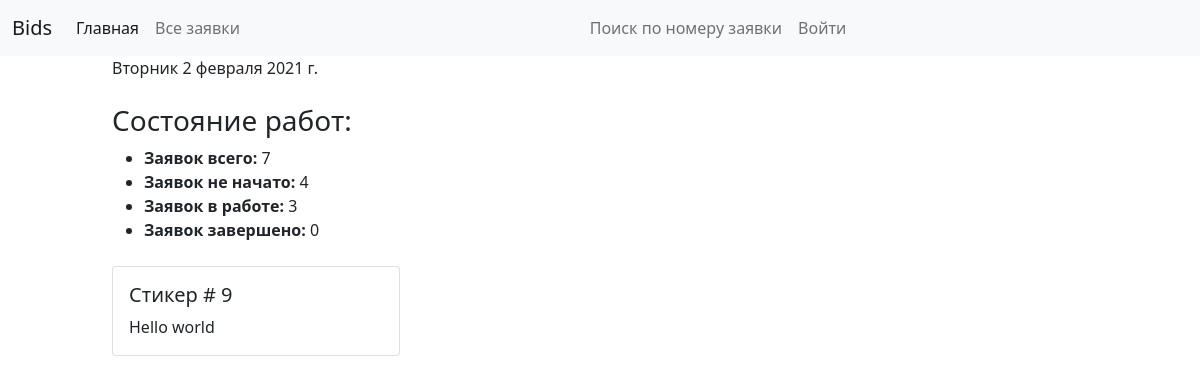
Before: /system/ with the older database file.
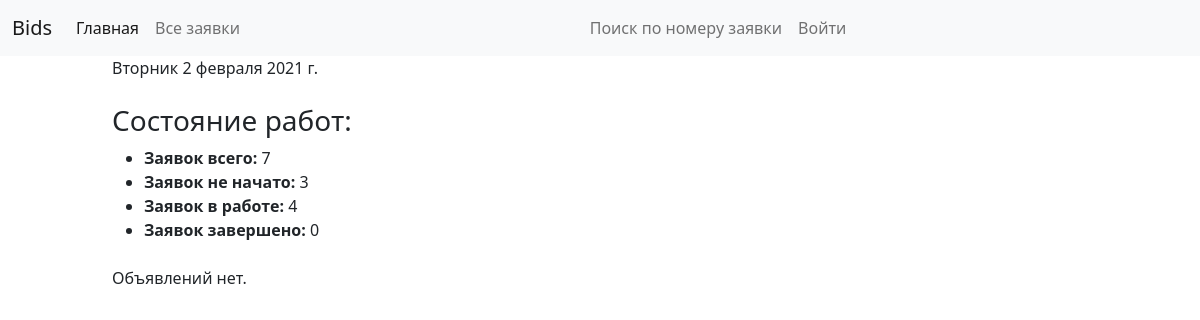
After: the same page with the newer database file.
### system/models.py (models this page shows)
class Sticker(models.Model):
    text = models.CharField(max_length=200, verbose_name="Текст объявления")
    date_creation = models.DateTimeField(null=True, verbose_name="Дата создания")
    STATUS = (
        ('v', 'visible'),
        ('h', 'hidden'),
            )
    status = models.CharField(max_length=1, choices=STATUS, default='v', verbose_name="Статус")
    def __str__(self):
        return self.text
    class Meta:
        verbose_name_plural = "Объявления"
        verbose_name = "Объявление"

### system/views.py (the view)
# urls.py: path('', views.index,  name='index'),
def index(request):
    num_bids=Bid.objects.all().count()
    num_bids_a=Bid.objects.all().filter(status='a').count()
    num_bids_w=Bid.objects.all().filter(status='w').count()
    num_bids_f=Bid.objects.all().filter(status='f').count()
    all_stickers = Sticker.objects.all().filter(status='v')
    return render(
        request,
        'index.html',
        context={'num_bids': num_bids, 'num_bids_a': num_bids_a, 'num_bids_w': num_bids_w, 'num_bids_f': num_bids_f, 'all_stickers': all_stickers},
    )

### system/templates/index.html (shortened to what this page needs)
{% extends "base_generic.html" %}
{% block content %}
<div class="bd-content col-sm-4 my-md-4">
<h3>Состояние работ:</h3>
  <ul>
    <li><strong>Заявок всего:</strong> {{ num_bids }}</li>
    <li><strong>Заявок не начато:</strong> {{ num_bids_a }}</li>
    <li><strong>Заявок в работе:</strong> {{ num_bids_w }}</li>
    <li><strong>Заявок завершено:</strong> {{ num_bids_f }}</li>
  </ul>
</div>
{% if all_stickers %}
<div class="row row-cols-1 row-cols-md-3 g-4">
{% for sticker in all_stickers %}
<div class="col-sm-3">
<div class="card" style="width: 18rem;">
  <div class="card-body">
    <h5 class="card-title">Стикер # {{ sticker.id }}</h5>
    <p class="card-text">{{ sticker }}</p>
  </div>
</div>
</div>
{% endfor %}
</div>
{% else %}
      <p>Объявлений нет.</p>
{% endif %}
{% endblock %}

Changed rows visible on the page:
removed Sticker: id "9", text "Hello world"
Other visible differences:
{{ num_bids_a }}: "4" → "3"
{{ num_bids_w }}: "3" → "4"
text now shown: "Объявлений нет."
